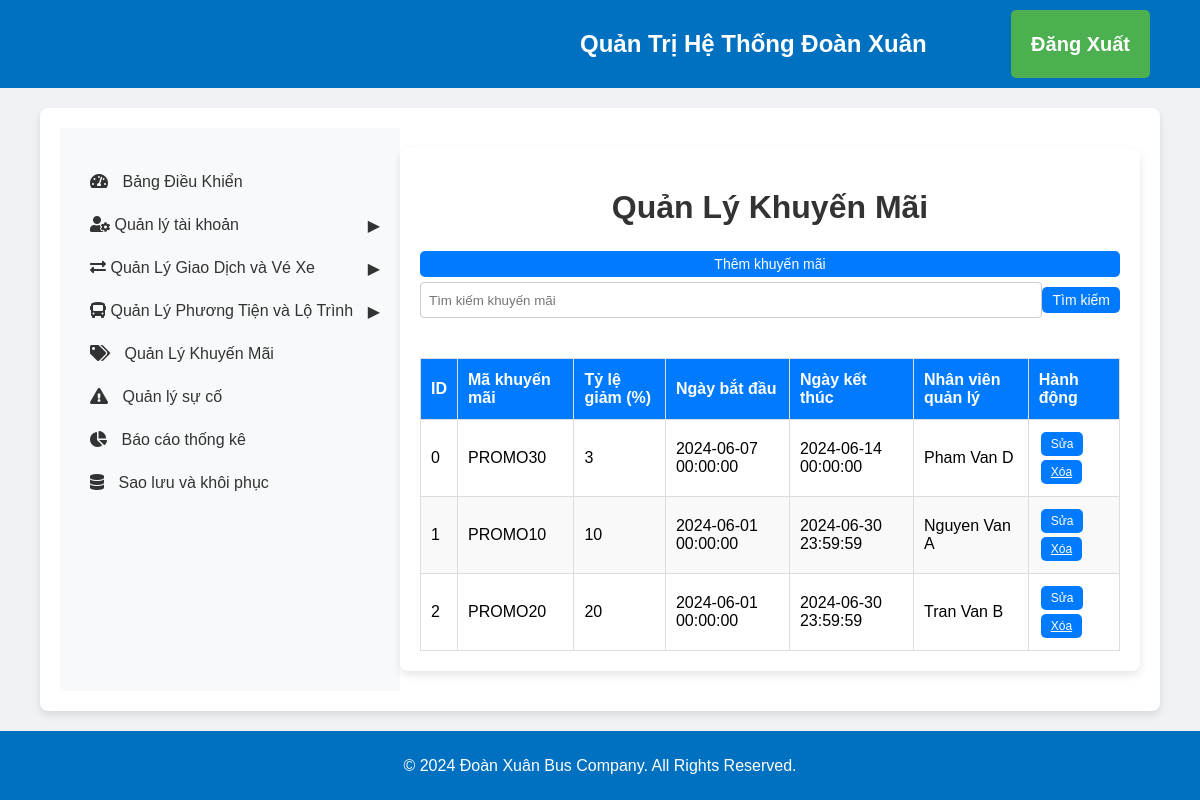
Screenshot of /admin/promotions.php (signed in) with the database file from the repository.
### tables this page shows
CREATE TABLE `khuyenmai` (
  `KhuyenMaiID` int(11) NOT NULL,
  `MaKhuyenMai` varchar(20) DEFAULT NULL,
  `TyLeGiam` int(11) DEFAULT NULL,
  `NgayBatDau` datetime DEFAULT NULL,
  `NgayKetThuc` datetime DEFAULT NULL,
  `NhanVienID` int(11) DEFAULT NULL,
  PRIMARY KEY (`KhuyenMaiID`),
  KEY `NhanVienID` (`NhanVienID`),
  CONSTRAINT `khuyenmai_ibfk_1` FOREIGN KEY (`NhanVienID`) REFERENCES `nhanvien` (`NhanVienID`)
);

CREATE TABLE `nhanvien` (
  `NhanVienID` int(11) NOT NULL,
  `MaNhanVien` int(11) NOT NULL,
  `HoTen` varchar(100) DEFAULT NULL,
  `SoDienThoai` varchar(20) DEFAULT NULL,
  `VaiTro` varchar(50) DEFAULT NULL,
  `NguoiDungID` int(11) DEFAULT NULL,
  PRIMARY KEY (`NhanVienID`),
  KEY `NguoiDungID` (`NguoiDungID`)
);

### admin/promotions.php (the view, shortened to what this page needs)
<link rel="stylesheet" href="css_admin/admin_styles.css">
<?php
require '../config.php';
require 'includes_admin/admin_header.php';
require 'includes_admin/admin_sidebar.php';
$searchQuery = "";
if (isset($_POST['search'])) {
    $searchQuery = $_POST['searchQuery'];
    $sql = "SELECT * FROM KhuyenMai WHERE MaKhuyenMai LIKE ?";
    $stmt = $conn->prepare($sql);
    $searchTerm = "%" . $searchQuery . "%";
    $stmt->bind_param('s', $searchTerm);
} else {
    $sql = "SELECT * FROM KhuyenMai";
    $stmt = $conn->prepare($sql);
}
$stmt->execute();
$result = $stmt->get_result();
$sqlNhanVien = "SELECT * FROM NhanVien";
$resultNhanVien = $conn->query($sqlNhanVien);
$nhanVienOptions = [];
while ($row = $resultNhanVien->fetch_assoc()) {
    $nhanVienOptions[] = $row;
}
?>
<div class="main-content container mt-4">
    <h1>Quản Lý Khuyến Mãi</h1>
    <button id="showAddPromotionForm" class="custom-button">Thêm khuyến mãi</button>
    <form method="POST" action="promotions.php" class="form-inline">
        <input type="text" name="searchQuery" placeholder="Tìm kiếm khuyến mãi" class="form-control" value="<?= $searchQuery ?>">
        <button type="submit" name="search" class="custom-button">Tìm kiếm</button>
    </form>
    <table class="custom-table">
        <thead>
            <tr>
                <th>ID</th>
                <th>Mã khuyến mãi</th>
                <th>Tỷ lệ giảm (%)</th>
                <th>Ngày bắt đầu</th>
                <th>Ngày kết thúc</th>
                <th>Nhân viên quản lý</th>
                <th>Hành động</th>
            </tr>
        </thead>
        <tbody>
            <?php while ($row = $result->fetch_assoc()): ?>
            <tr data-id="<?= $row['KhuyenMaiID'] ?>">
                <td><?= $row['KhuyenMaiID'] ?></td>
                <td class="editable" data-field="MaKhuyenMai"><?= $row['MaKhuyenMai'] ?></td>
                <td class="editable" data-field="TyLeGiam"><?= $row['TyLeGiam'] ?></td>
                <td class="editable" data-field="NgayBatDau"><?= $row['NgayBatDau'] ?></td>
                <td class="editable" data-field="NgayKetThuc"><?= $row['NgayKetThuc'] ?></td>
                <td class="editable" data-field="NhanVienID"><?= $nhanVienOptions[array_search($row['NhanVienID'], array_column($nhanVienOptions, 'NhanVienID'))]['HoTen'] ?></td>
                <td>
                    <button class="edit-button small-button custom-button">Sửa</button>
                    <a href="promotions.php?delete=<?= $row['KhuyenMaiID'] ?>" onclick="return confirm('Bạn có chắc chắn muốn xóa?')" class="small-button custom-button">Xóa</a>
                </td>
            </tr>
            <?php endwhile; ?>
        </tbody>
    </table>
</div>
<?php
require 'includes_admin/admin_footer.php';
?>

### admin/css_admin/admin_styles.css (style rules this page uses)
body { font-family: Arial, sans-serif; margin: 0; padding: 0; }
.container { display: flex; flex: 1; margin-right: 0px; margin-left: 0px; width: 1500px; }
table { width: 100%; border-collapse: collapse; }
table, th, td { border: 1px solid #ddd; padding: 8px; }
table th { background-color: #f2f2f2; }
.main-content { flex: 1; margin-left: 10px; background-color: #fff; display: flex; flex-direction: column; width: 2000px; }
body { font-family: 'Arial', sans-serif; }

### admin/promotions.php (style rules this page uses)
body { font-family: 'Arial', sans-serif; background-color: #f0f2f5; margin: 0; padding: 0; }
.container { width: 90%; max-width: 1400px; margin: 20px auto; padding: 20px; background-color: #ffffff; border-radius: 8px; box-shadow: 0 4px 8px rgba(0, 0, 0, 0.1); }
h1 { text-align: center; color: #333; margin-bottom: 20px; }
.custom-button { background-color: #007bff; color: #fff; border: none; padding: 5px 10px; cursor: pointer; border-radius: 5px; text-align: center; display: inline-block; margin: 5px 0; transition: background-color 0.3s, transform 0.3s; font-size: 14px; }
.form-inline { display: flex; justify-content: center; margin-bottom: 20px; }
.form-inline input[type="text"] { flex: 1; padding: 8px; border: 1px solid #ccc; border-radius: 4px; box-sizing: border-box; transition: border-color 0.3s; }
.custom-table { width: 100%; border-collapse: collapse; margin-top: 20px; }
.custom-table th, .custom-table td { border: 1px solid #ddd; padding: 10px; text-align: left; transition: background-color 0.3s; }
.custom-table th { background-color: #f4f4f4; color: #333; }
.custom-table tr:nth-child(even) { background-color: #f9f9f9; }
.custom-table th { padding-top: 12px; padding-bottom: 12px; background-color: #007bff; color: white; }
.small-button { padding: 5px 10px; font-size: 12px; margin: 2px; }

### rows the page displays
khuyenmai: KhuyenMaiID "0", MaKhuyenMai "PROMO30", TyLeGiam "3", NgayBatDau "2024-06-07 00:00:00", NgayKetThuc "2024-06-14 00:00:00", NhanVienID.HoTen "Pham Van D"
khuyenmai: KhuyenMaiID "1", MaKhuyenMai "PROMO10", TyLeGiam "10", NgayBatDau "2024-06-01 00:00:00", NgayKetThuc "2024-06-30 23:59:59", NhanVienID.HoTen "Nguyen Van A"
khuyenmai: KhuyenMaiID "2", MaKhuyenMai "PROMO20", TyLeGiam "20", NgayBatDau "2024-06-01 00:00:00", NgayKetThuc "2024-06-30 23:59:59", NhanVienID.HoTen "Tran Van B"
